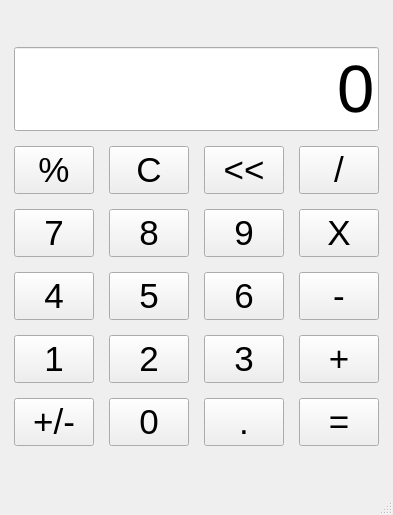
<?xml version="1.0" encoding="UTF-8"?>
<ui version="4.0">
 <class>MainWindow</class>
 <widget class="QMainWindow" name="MainWindow">
  <property name="enabled">
   <bool>true</bool>
  </property>
  <property name="geometry">
   <rect>
    <x>0</x>
    <y>0</y>
    <width>373</width>
    <height>515</height>
   </rect>
  </property>
  <property name="windowTitle">
   <string>Calculator</string>
  </property>
  <property name="layoutDirection">
   <enum>Qt::LeftToRight</enum>
  </property>
  <property name="dockNestingEnabled">
   <bool>false</bool>
  </property>
  <widget class="QWidget" name="centralwidget">
   <layout class="QVBoxLayout" name="verticalLayout">
    <item>
     <layout class="QGridLayout" name="gridLayout">
      <property name="leftMargin">
       <number>5</number>
      </property>
      <property name="topMargin">
       <number>5</number>
      </property>
      <property name="rightMargin">
       <number>5</number>
      </property>
      <property name="bottomMargin">
       <number>5</number>
      </property>
      <property name="spacing">
       <number>15</number>
      </property>
      <item row="4" column="1">
       <widget class="QPushButton" name="twoB">
        <property name="font">
         <font>
          <pointsize>26</pointsize>
         </font>
        </property>
        <property name="text">
         <string>2</string>
        </property>
       </widget>
      </item>
      <item row="5" column="2">
       <widget class="QPushButton" name="dotB">
        <property name="font">
         <font>
          <pointsize>26</pointsize>
         </font>
        </property>
        <property name="text">
         <string>.</string>
        </property>
       </widget>
      </item>
      <item row="3" column="0">
       <widget class="QPushButton" name="fourB">
        <property name="font">
         <font>
          <pointsize>26</pointsize>
         </font>
        </property>
        <property name="text">
         <string>4</string>
        </property>
       </widget>
      </item>
      <item row="5" column="3">
       <widget class="QPushButton" name="equalB">
        <property name="font">
         <font>
          <pointsize>26</pointsize>
         </font>
        </property>
        <property name="text">
         <string>=</string>
        </property>
       </widget>
      </item>
      <item row="5" column="0">
       <widget class="QPushButton" name="negativeB">
        <property name="font">
         <font>
          <pointsize>26</pointsize>
         </font>
        </property>
        <property name="text">
         <string>+/-</string>
        </property>
       </widget>
      </item>
      <item row="4" column="3">
       <widget class="QPushButton" name="plusB">
        <property name="font">
         <font>
          <pointsize>26</pointsize>
         </font>
        </property>
        <property name="text">
         <string>+</string>
        </property>
       </widget>
      </item>
      <item row="2" column="0">
       <widget class="QPushButton" name="sevenB">
        <property name="font">
         <font>
          <pointsize>26</pointsize>
         </font>
        </property>
        <property name="text">
         <string>7</string>
        </property>
       </widget>
      </item>
      <item row="4" column="2">
       <widget class="QPushButton" name="threeB">
        <property name="font">
         <font>
          <pointsize>26</pointsize>
         </font>
        </property>
        <property name="text">
         <string>3</string>
        </property>
       </widget>
      </item>
      <item row="2" column="1">
       <widget class="QPushButton" name="eightB">
        <property name="font">
         <font>
          <pointsize>26</pointsize>
         </font>
        </property>
        <property name="text">
         <string>8</string>
        </property>
       </widget>
      </item>
      <item row="2" column="2">
       <widget class="QPushButton" name="nineB">
        <property name="font">
         <font>
          <pointsize>26</pointsize>
         </font>
        </property>
        <property name="text">
         <string>9</string>
        </property>
       </widget>
      </item>
      <item row="3" column="2">
       <widget class="QPushButton" name="sixB">
        <property name="font">
         <font>
          <pointsize>26</pointsize>
         </font>
        </property>
        <property name="text">
         <string>6</string>
        </property>
       </widget>
      </item>
      <item row="1" column="3">
       <widget class="QPushButton" name="divideB">
        <property name="font">
         <font>
          <pointsize>26</pointsize>
         </font>
        </property>
        <property name="text">
         <string>/</string>
        </property>
       </widget>
      </item>
      <item row="3" column="3">
       <widget class="QPushButton" name="minusB">
        <property name="font">
         <font>
          <pointsize>26</pointsize>
         </font>
        </property>
        <property name="text">
         <string>-</string>
        </property>
       </widget>
      </item>
      <item row="1" column="0">
       <widget class="QPushButton" name="percentageB">
        <property name="font">
         <font>
          <pointsize>26</pointsize>
         </font>
        </property>
        <property name="text">
         <string>%</string>
        </property>
       </widget>
      </item>
      <item row="1" column="1">
       <widget class="QPushButton" name="clearB">
        <property name="font">
         <font>
          <pointsize>26</pointsize>
         </font>
        </property>
        <property name="text">
         <string>C</string>
        </property>
       </widget>
      </item>
      <item row="3" column="1">
       <widget class="QPushButton" name="fiveB">
        <property name="font">
         <font>
          <pointsize>26</pointsize>
         </font>
        </property>
        <property name="text">
         <string>5</string>
        </property>
       </widget>
      </item>
      <item row="1" column="2">
       <widget class="QPushButton" name="arrowB">
        <property name="font">
         <font>
          <pointsize>26</pointsize>
         </font>
        </property>
        <property name="text">
         <string>&lt;&lt;</string>
        </property>
       </widget>
      </item>
      <item row="5" column="1">
       <widget class="QPushButton" name="nullB">
        <property name="font">
         <font>
          <pointsize>26</pointsize>
         </font>
        </property>
        <property name="text">
         <string>0</string>
        </property>
       </widget>
      </item>
      <item row="2" column="3">
       <widget class="QPushButton" name="multiplyB">
        <property name="font">
         <font>
          <pointsize>26</pointsize>
         </font>
        </property>
        <property name="text">
         <string>X</string>
        </property>
       </widget>
      </item>
      <item row="4" column="0">
       <widget class="QPushButton" name="oneB">
        <property name="font">
         <font>
          <pointsize>26</pointsize>
         </font>
        </property>
        <property name="text">
         <string>1</string>
        </property>
       </widget>
      </item>
      <item row="0" column="0" colspan="4">
       <widget class="QLineEdit" name="input">
        <property name="font">
         <font>
          <pointsize>50</pointsize>
         </font>
        </property>
        <property name="layoutDirection">
         <enum>Qt::RightToLeft</enum>
        </property>
        <property name="text">
         <string>0</string>
        </property>
        <property name="alignment">
         <set>Qt::AlignRight|Qt::AlignTrailing|Qt::AlignVCenter</set>
        </property>
       </widget>
      </item>
     </layout>
    </item>
   </layout>
  </widget>
  <widget class="QMenuBar" name="menubar">
   <property name="geometry">
    <rect>
     <x>0</x>
     <y>0</y>
     <width>373</width>
     <height>22</height>
    </rect>
   </property>
  </widget>
  <widget class="QStatusBar" name="statusbar"/>
 </widget>
 <resources/>
 <connections/>
</ui>
